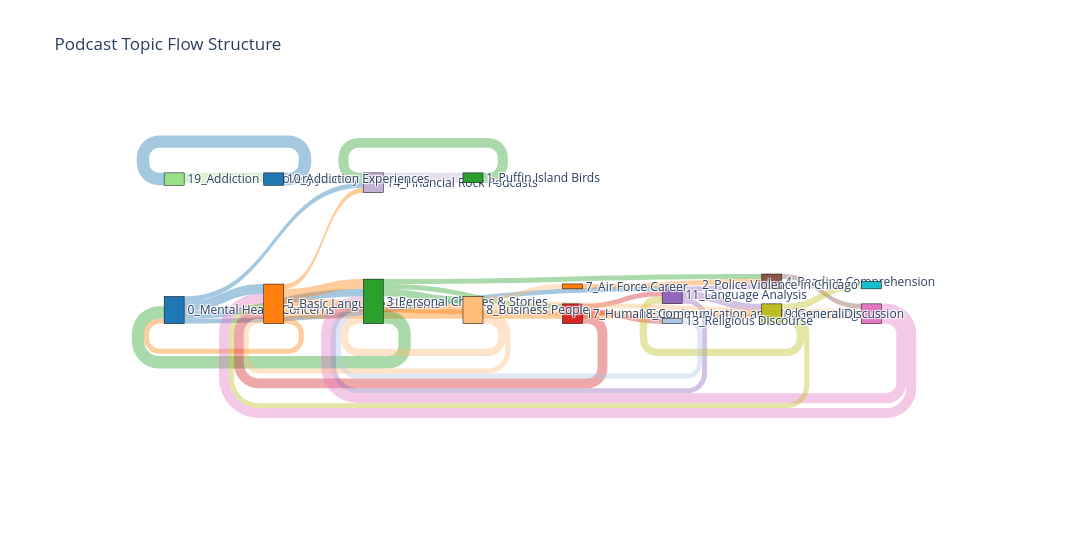

Write notebook code for a chart like this one.
### Markdown cell above
#### Narretive flow without outliers

### Code cell
sankey(G_clean, Weight=1)# Weight represent the transitional weight of each edge

### Figure 1 — Plotly figure (JSON) as saved in the notebook; plotly's stock layout.template omitted (floating-point values rounded to 4 significant figures)
{"data": [{"arrangement": "snap", "link": {"color": ["rgba(31, 119, 180, 0.4)", "rgba(31, 119, 180, 0.4)", "rgba(31, 119, 180, 0.4)", "rgba(31, 119, 180, 0.4)", "rgba(255, 127, 14, 0.4)", "rgba(255, 127, 14, 0.4)", "rgba(255, 127, 14, 0.4)", "rgba(255, 127, 14, 0.4)", "rgba(255, 127, 14, 0.4)", "rgba(255, 127, 14, 0.4)", "rgba(44, 160, 44, 0.4)", "rgba(44, 160, 44, 0.4)", "rgba(44, 160, 44, 0.4)", "rgba(44, 160, 44, 0.4)", "rgba(214, 39, 40, 0.4)", "rgba(214, 39, 40, 0.4)", "rgba(214, 39, 40, 0.4)", "rgba(148, 103, 189, 0.4)", "rgba(148, 103, 189, 0.4)", "rgba(148, 103, 189, 0.4)", "rgba(140, 86, 75, 0.4)", "rgba(227, 119, 194, 0.4)", "rgba(227, 119, 194, 0.4)", "rgba(188, 189, 34, 0.4)", "rgba(188, 189, 34, 0.4)", "rgba(188, 189, 34, 0.4)", "rgba(174, 199, 232, 0.4)", "rgba(255, 187, 120, 0.4)", "rgba(255, 187, 120, 0.4)", "rgba(255, 187, 120, 0.4)", "rgba(255, 187, 120, 0.4)", "rgba(255, 187, 120, 0.4)", "rgba(152, 223, 138, 0.4)", "rgba(197, 176, 213, 0.4)", "rgba(31, 119, 180, 0.4)", "rgba(255, 127, 14, 0.4)", "rgba(44, 160, 44, 0.4)"], "source": [0, 0, 0, 0, 1, 1, 1, 1, 1, 1, 2, 2, 2, 2, 3, 3, 3, 4, 4, 4, 5, 6, 6, 8, 8, 8, 10, 11, 11, 11, 11, 11, 12, 14, 15, 16, 17], "target": [1, 2, 4, 14, 0, 2, 8, 11, 6, 14, 0, 11, 5, 3, 4, 1, 10, 2, 8, 5, 6, 2, 1, 9, 1, 4, 2, 2, 6, 3, 1, 16, 15, 17, 12, 5, 14], "value": [4, 3, 2, 2, 2, 4, 2, 4, 2, 2, 5, 3, 2, 2, 2, 4, 2, 2, 3, 2, 2, 4, 4, 3, 2, 3, 2, 3, 2, 2, 2, 2, 4, 4, 5, 2, 4]}, "node": {"align": "left", "color": ["#1f77b4", "#ff7f0e", "#2ca02c", "#d62728", "#9467bd", "#8c564b", "#e377c2", "#7f7f7f", "#bcbd22", "#17becf", "#aec7e8", "#ffbb78", "#98df8a", "#ff9896", "#c5b0d5", "#1f77b4", "#ff7f0e", "#2ca02c", "#d62728", "#9467bd"], "label": ["0_Mental Health Concerns", "5_Basic Language Elements", "3_Personal Choices & Stories", "17_Human Experience", "11_Language Analysis", "4_Reading Comprehension", "18_Communication and Understanding", "15_Poetry and Music", "9_General Discussion", "2_Police Violence in Chicago", "13_Religious Discourse", "8_Business People", "19_Addiction Recovery Journey", "12_Massachusetts Real Estate Transactions", "14_Financial Rock Podcasts", "10_Addiction Experiences", "7_Air Force Career", "1_Puffin Island Birds", "16_International Higher Education Development", "6_Basic Sentence Structure"], "line": {"color": "black", "width": 0.5}, "pad": 15, "thickness": 20}, "type": "sankey", "valueformat": ".0f", "valuesuffix": "TWh"}], "layout": {"font": {"size": 12}, "height": 550, "title": {"text": "Podcast Topic Flow Structure"}, "width": 1400}}
